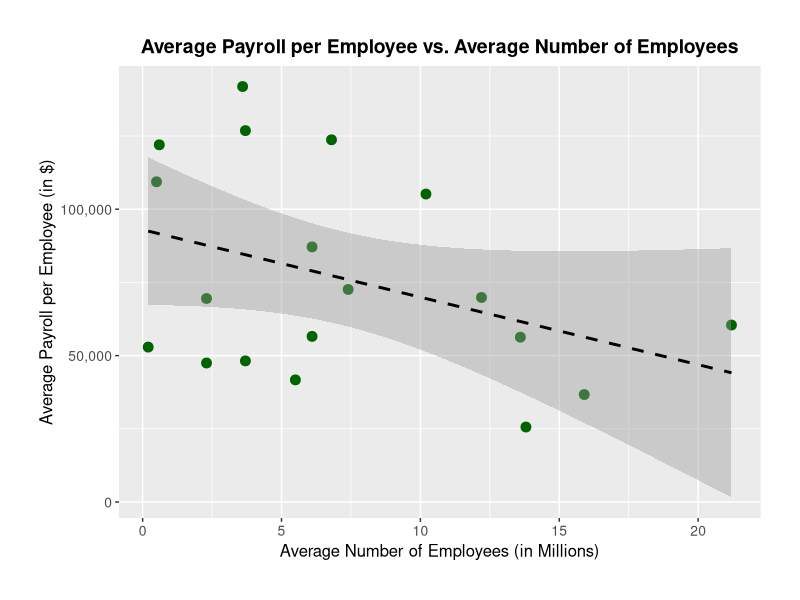
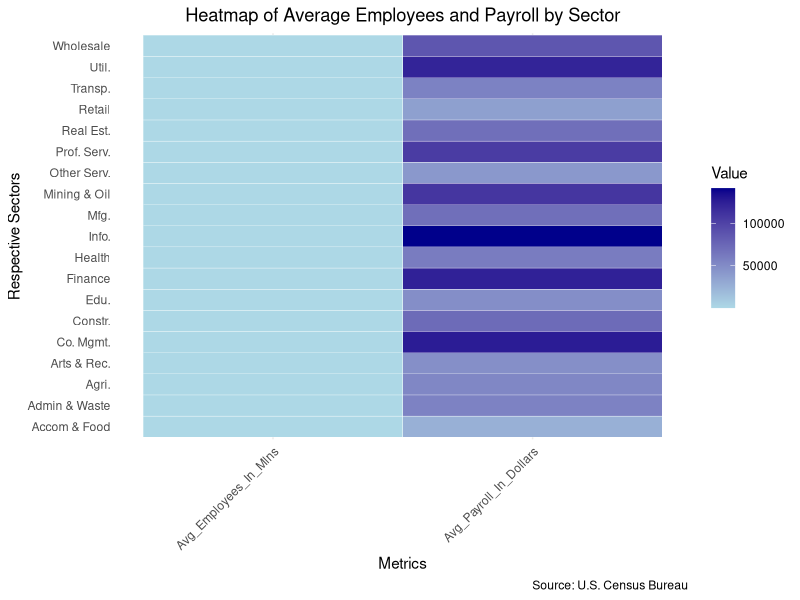

Write the R code that produced these figures, in order.
## ---- chunk 1
library(tidyverse)
library(ggplot2)
library(lattice)
## ---- chunk 2
employees_info <- data.frame(
  Respective_Sectors = c("Health", "Retail", "Accom & Food", "Admin & Waste",
                         "Mfg.", "Prof. Serv.", "Constr.", "Finance",
                         "Wholesale", "Transp.", "Other Serv.", "Edu.",
                         "Co. Mgmt.", "Info.", "Real Est.", "Arts & Rec.",
                         "Util.", "Mining & Oil", "Agri."),
  Avg_Employees_In_Mlns = c(21.2, 15.9, 13.8, 13.6, 12.2, 10.2, 7.4, 6.8,
                            6.1, 6.1, 5.5, 3.7, 3.7, 3.6, 2.3, 2.3, 0.6, 0.5, 0.2)
)  
print(employees_info)
## ---- chunk 3
payroll_info <- data.frame(
  Respective_Sectors = c("Health", "Retail", "Accom & Food", "Admin & Waste",
                         "Mfg.", "Prof. Serv.", "Constr.", "Finance",
                         "Wholesale", "Transp.", "Other Serv.", "Edu.",
                         "Co. Mgmt.", "Info.", "Real Est.", "Arts & Rec.",
                         "Util.", "Mining & Oil", "Agri."),
  Avg_Payroll_In_Dollars = c(60435, 36685, 25598, 56285, 69846, 105185,
                             72589, 123705, 87120, 56557, 41702, 48193,
                             126844, 141904, 69496, 47463, 121998, 109364, 52905)
)

print(payroll_info)
## ---- chunk 4
colnames(employees_info)[1] <- "Respective_Sectors" 
colnames(payroll_info)[1] <- "Respective_Sectors"  


merging_info <- merge(employees_info, payroll_info, by ="Respective_Sectors")
## ---- chunk 5
ggplot(merging_info, aes(x = Avg_Employees_In_Mlns, y = Avg_Payroll_In_Dollars)) +
  geom_point(color = 'darkgreen', size = 3) +
  geom_smooth(method = "lm", linetype = "dashed", color = "black") +
  labs(title = "Average Payroll per Employee vs. Average Number of Employees",
       x = "Average Number of Employees (in Millions)",
       y = "Average Payroll per Employee (in $)") +
  scale_y_continuous(labels = scales::comma) +  
  scale_x_continuous(labels = scales::comma) +  
  theme(plot.title = element_text(hjust = 0.5, size = 14, face = "bold"),
        axis.title.x = element_text(size = 12),
        axis.title.y = element_text(size = 12),
        axis.text = element_text(size = 10),
        plot.margin = margin(1, 1, 1, 1, "cm"))
## ---- chunk 6
heat_map_information <- merging_info %>%
  pivot_longer(cols = c("Avg_Employees_In_Mlns", "Avg_Payroll_In_Dollars"),
               names_to = "Metrics",
               values_to = "Value")

ggplot(heat_map_information, aes(x = Respective_Sectors, y = Metrics, fill = Value)) +
  geom_tile(color = "white") +
  scale_fill_gradient(low = "lightblue", high = "darkblue") +
  coord_flip() +  # Flip coordinates for better readability
  labs(title = "Heatmap of Average Employees and Payroll by Sector",
       x = "Respective Sectors",
       y = "Metrics",
       fill = "Value",
       caption = "Source: U.S. Census Bureau") +
  theme_minimal() +
  theme(axis.text.x = element_text(angle = 45, hjust = 1),
        plot.title = element_text(hjust = 0.5),
        panel.grid.major.y = element_blank())
